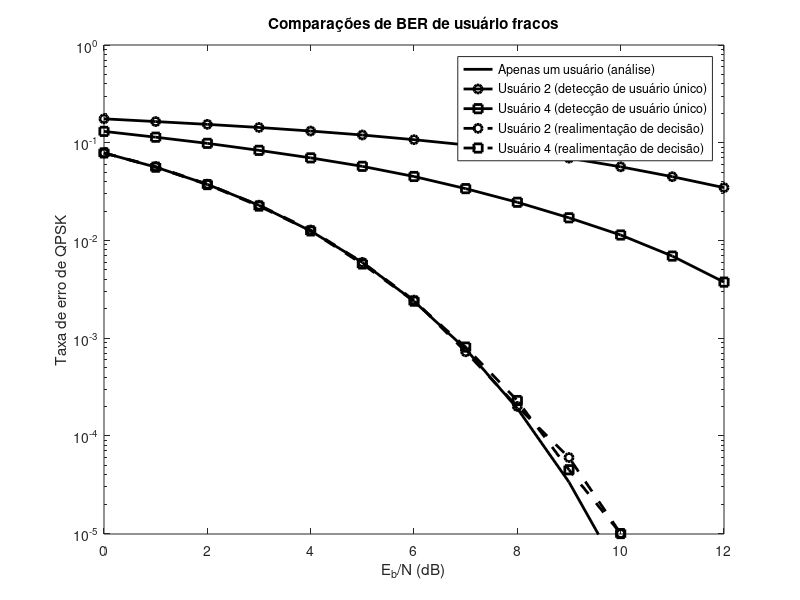

The MATLAB source for this figure:
clear;clfLdata=100000;Lc=31;GPN=[1   1   1  -1    -1   1  -1   1    -1  -1   1   1       1   1  -1  -1    -1  -1  -1  -1     1   1   1   1     1   1  -1  -1    -1  -1  -1   1    -1   1  -1  -1     1  -1  -1   1    -1  -1   1   1     1   1  -1   1     1  -1  -1  -1    -1   1   1   1     1  -1   1   1    -1   1   1  -1    -1  -1   1  -1    -1   1   1  -1     1   1   1  -1     1  -1   1   1     1  -1   1  -1     1   1  -1  -1     1   1   1   1     1   1  -1  -1    -1  -1  -1  -1     1   1  -1   1     1  -1  -1  -1    -1   1  -1   1     1   1  -1  -1     1   1   1   1     1   1   1   1];data_sym=2*round(rand(Ldata,4))-1+j*(2*round(rand(Ldata,4))-1);pcode=GPN;PowerMat=diag(sqrt([10 1 5 1]));pcodew=pcode*PowerMat;Rcor=pcodew'*pcodew;x_in=kron(data_sym(:,1),pcodew(:,1))+kron(data_sym(:,2),pcodew(:,2)) +...kron(data_sym(:,3),pcodew(:,3))+kron(data_sym(:,4),pcodew(:,4));noiseq=randn(Ldata*Lc,1) +j *randn (Ldata*Lc, 1); %Potência é 2BER_c2=[];BER2=[];BER_c4=[];BER4=[];BER_az=[];for i=1:13,	Eb2N(i)=(i-1);	Eb2N_num=10^(Eb2N(i)/10);	Var_n=Lc/(2*Eb2N_num);	signois=sqrt(Var_n);	awgnois=signois*noiseq;	y_out=x_in+awgnois;	Y_out=reshape(y_out,Lc,Ldata).'; clear y_out awgnois;	z_out=Y_out*pcode;	clear Y_out;	dec=sign(real(z_out))+j*sign(imag(z_out));	dec1=sign(real(z_out(:,1)))+j*sign(imag(z_out(:,1)));	z_fk1=z_out-dec1*Rcor(1,:);	dec3=sign(real(z_fk1(:,3)))+j*sign(imag(z_fk1(:,3)));	z_fk2=z_fk1-dec3*Rcor(3,:);	dec2=sign(real(z_fk2(:,2)))+j*sign(imag(z_fk2(:,2)));	z_fk3=z_fk2-dec2*Rcor(2,:);	dec4=sign(real(z_fk3(:,4)))+j*sign(imag(z_fk3(:,4)));	BER_c2=[BER_c2;sum([real(data_sym(:,2))~=real(dec(:,2));...		imag(data_sym(:,2))~=imag(dec(:,2))])/(2*Ldata)];	BER2=[BER2;sum([real(data_sym(:,2))~=real(dec2);...		imag(data_sym(:,2))~=imag(dec2)])/(2*Ldata)];	BER_c4=[BER_c4;sum([real(data_sym(:,4))~=real(dec(:,4));...		imag(data_sym(:,4))~=imag(dec(:,4))])/(2*Ldata)];	BER4=[BER4;sum([real(data_sym(:,4))~=real(dec4);...		imag(data_sym(:,4))~=imag(dec4)])/(2*Ldata)];	BER_az=[BER_az;0.5*erfc(sqrt(Eb2N_num))];endclear z_fk1 z_fk2 z_fk3 dec1 dec3 dec2 dec4 x_in y_out noiseq;figure (1);figber=semilogy(Eb2N,BER_az,'k-',Eb2N,BER_c2,'k-o',Eb2N,BER_c4,'k-s',Eb2N,BER2,'k--o',Eb2N,BER4,'k--s');legend('Apenas um usuário (análise)','Usuário 2 (detecção de usuário único)','Usuário 4 (detecção de usuário único)','Usuário 2 (realimentação de decisão)','Usuário 4 (realimentação de decisão)');axis([0 12 0.99e-5 1.e0]);set(figber,'LineWidth',2);xlabel('E_b/N (dB)');ylabel('Taxa de erro de QPSK');title('Comparações de BER de usuário fracos');